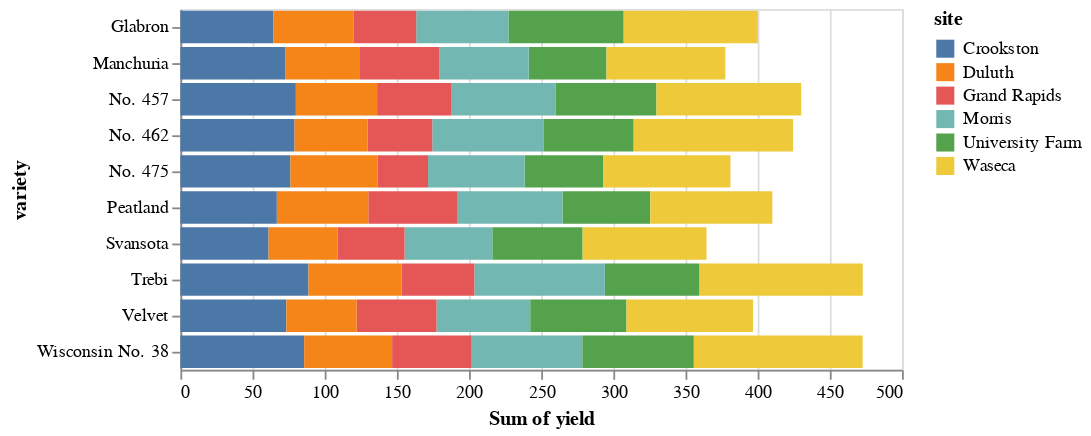

Notebook source saved alongside this figure:
### Code cell
#create a stacked bar chart from loaded barley data

alt.Chart(barley).mark_bar().encode(
    x='sum(yield)',
    y='variety',
    color='site'
)

### Figure 1 — Vega-Lite specification as saved in the notebook (floating-point values rounded to 4 significant figures)
{"config": {"view": {"continuousWidth": 400, "continuousHeight": 300}}, "data": {"name": "data-093ece8c35bb2d41094cfb6138ec810b"}, "mark": "bar", "encoding": {"color": {"field": "site", "type": "nominal"}, "x": {"aggregate": "sum", "field": "yield", "type": "quantitative"}, "y": {"field": "variety", "type": "nominal"}}, "$schema": "https://vega.github.io/schema/vega-lite/v4.17.0.json", "datasets": {"data-093ece8c35bb2d41094cfb6138ec810b": [{"yield": 27.0, "variety": "Manchuria", "year": 1931, "site": "University Farm"}, {"yield": 48.87, "variety": "Manchuria", "year": 1931, "site": "Waseca"}, {"yield": 27.43, "variety": "Manchuria", "year": 1931, "site": "Morris"}, {"yield": 39.93, "variety": "Manchuria", "year": 1931, "site": "Crookston"}, {"yield": 32.97, "variety": "Manchuria", "year": 1931, "site": "Grand Rapids"}, {"yield": 28.97, "variety": "Manchuria", "year": 1931, "site": "Duluth"}, {"yield": 43.07, "variety": "Glabron", "year": 1931, "site": "University Farm"}, {"yield": 55.2, "variety": "Glabron", "year": 1931, "site": "Waseca"}, {"yield": 28.77, "variety": "Glabron", "year": 1931, "site": "Morris"}, {"yield": 38.13, "variety": "Glabron", "year": 1931, "site": "Crookston"}, {"yield": 29.13, "variety": "Glabron", "year": 1931, "site": "Grand Rapids"}, {"yield": 29.67, "variety": "Glabron", "year": 1931, "site": "Duluth"}, {"yield": 35.13, "variety": "Svansota", "year": 1931, "site": "University Farm"}, {"yield": 47.33, "variety": "Svansota", "year": 1931, "site": "Waseca"}, {"yield": 25.77, "variety": "Svansota", "year": 1931, "site": "Morris"}, {"yield": 40.47, "variety": "Svansota", "year": 1931, "site": "Crookston"}, {"yield": 29.67, "variety": "Svansota", "year": 1931, "site": "Grand Rapids"}, {"yield": 25.7, "variety": "Svansota", "year": 1931, "site": "Duluth"}, {"yield": 39.9, "variety": "Velvet", "year": 1931, "site": "University Farm"}, {"yield": 50.23, "variety": "Velvet", "year": 1931, "site": "Waseca"}, {"yield": 26.13, "variety": "Velvet", "year": 1931, "site": "Morris"}, {"yield": 41.33, "variety": "Velvet", "year": 1931, "site": "Crookston"}, {"yield": 23.03, "variety": "Velvet", "year": 1931, "site": "Grand Rapids"}, {"yield": 26.3, "variety": "Velvet", "year": 1931, "site": "Duluth"}, {"yield": 36.57, "variety": "Trebi", "year": 1931, "site": "University Farm"}, {"yield": 63.83, "variety": "Trebi", "year": 1931, "site": "Waseca"}, {"yield": 43.77, "variety": "Trebi", "year": 1931, "site": "Morris"}, {"yield": 46.93, "variety": "Trebi", "year": 1931, "site": "Crookston"}, {"yield": 29.77, "variety": "Trebi", "year": 1931, "site": "Grand Rapids"}, {"yield": 33.93, "variety": "Trebi", "year": 1931, "site": "Duluth"}, {"yield": 43.27, "variety": "No. 457", "year": 1931, "site": "University Farm"}, {"yield": 58.1, "variety": "No. 457", "year": 1931, "site": "Waseca"}, {"yield": 28.7, "variety": "No. 457", "year": 1931, "site": "Morris"}, {"yield": 45.67, "variety": "No. 457", "year": 1931, "site": "Crookston"}, {"yield": 32.17, "variety": "No. 457", "year": 1931, "site": "Grand Rapids"}, {"yield": 33.6, "variety": "No. 457", "year": 1931, "site": "Duluth"}, {"yield": 36.6, "variety": "No. 462", "year": 1931, "site": "University Farm"}, {"yield": 65.77, "variety": "No. 462", "year": 1931, "site": "Waseca"}, {"yield": 30.37, "variety": "No. 462", "year": 1931, "site": "Morris"}, {"yield": 48.57, "variety": "No. 462", "year": 1931, "site": "Crookston"}, {"yield": 24.93, "variety": "No. 462", "year": 1931, "site": "Grand Rapids"}, {"yield": 28.1, "variety": "No. 462", "year": 1931, "site": "Duluth"}, {"yield": 32.77, "variety": "Peatland", "year": 1931, "site": "University Farm"}, {"yield": 48.57, "variety": "Peatland", "year": 1931, "site": "Waseca"}, {"yield": 29.87, "variety": "Peatland", "year": 1931, "site": "Morris"}, {"yield": 41.6, "variety": "Peatland", "year": 1931, "site": "Crookston"}, {"yield": 34.7, "variety": "Peatland", "year": 1931, "site": "Grand Rapids"}, {"yield": 32.0, "variety": "Peatland", "year": 1931, "site": "Duluth"}, {"yield": 24.67, "variety": "No. 475", "year": 1931, "site": "University Farm"}, {"yield": 46.77, "variety": "No. 475", "year": 1931, "site": "Waseca"}, {"yield": 22.6, "variety": "No. 475", "year": 1931, "site": "Morris"}, {"yield": 44.1, "variety": "No. 475", "year": 1931, "site": "Crookston"}, {"yield": 19.7, "variety": "No. 475", "year": 1931, "site": "Grand Rapids"}, {"yield": 33.07, "variety": "No. 475", "year": 1931, "site": "Duluth"}, {"yield": 39.3, "variety": "Wisconsin No. 38", "year": 1931, "site": "University Farm"}, {"yield": 58.8, "variety": "Wisconsin No. 38", "year": 1931, "site": "Waseca"}, {"yield": 29.47, "variety": "Wisconsin No. 38", "year": 1931, "site": "Morris"}, {"yield": 49.87, "variety": "Wisconsin No. 38", "year": 1931, "site": "Crookston"}, {"yield": 34.47, "variety": "Wisconsin No. 38", "year": 1931, "site": "Grand Rapids"}, {"yield": 31.6, "variety": "Wisconsin No. 38", "year": 1931, "site": "Duluth"}, {"yield": 26.9, "variety": "Manchuria", "year": 1932, "site": "University Farm"}, {"yield": 33.47, "variety": "Manchuria", "year": 1932, "site": "Waseca"}, {"yield": 34.37, "variety": "Manchuria", "year": 1932, "site": "Morris"}, {"yield": 32.97, "variety": "Manchuria", "year": 1932, "site": "Crookston"}, {"yield": 22.13, "variety": "Manchuria", "year": 1932, "site": "Grand Rapids"}, {"yield": 22.57, "variety": "Manchuria", "year": 1932, "site": "Duluth"}, {"yield": 36.8, "variety": "Glabron", "year": 1932, "site": "University Farm"}, {"yield": 37.73, "variety": "Glabron", "year": 1932, "site": "Waseca"}, {"yield": 35.13, "variety": "Glabron", "year": 1932, "site": "Morris"}, {"yield": 26.17, "variety": "Glabron", "year": 1932, "site": "Crookston"}, {"yield": 14.43, "variety": "Glabron", "year": 1932, "site": "Grand Rapids"}, {"yield": 25.87, "variety": "Glabron", "year": 1932, "site": "Duluth"}, {"yield": 27.43, "variety": "Svansota", "year": 1932, "site": "University Farm"}, {"yield": 38.5, "variety": "Svansota", "year": 1932, "site": "Waseca"}, {"yield": 35.03, "variety": "Svansota", "year": 1932, "site": "Morris"}, {"yield": 20.63, "variety": "Svansota", "year": 1932, "site": "Crookston"}, {"yield": 16.63, "variety": "Svansota", "year": 1932, "site": "Grand Rapids"}, {"yield": 22.23, "variety": "Svansota", "year": 1932, "site": "Duluth"}, {"yield": 26.8, "variety": "Velvet", "year": 1932, "site": "University Farm"}, {"yield": 37.4, "variety": "Velvet", "year": 1932, "site": "Waseca"}, {"yield": 38.83, "variety": "Velvet", "year": 1932, "site": "Morris"}, {"yield": 32.07, "variety": "Velvet", "year": 1932, "site": "Crookston"}, {"yield": 32.23, "variety": "Velvet", "year": 1932, "site": "Grand Rapids"}, {"yield": 22.47, "variety": "Velvet", "year": 1932, "site": "Duluth"}, {"yield": 29.07, "variety": "Trebi", "year": 1932, "site": "University Farm"}, {"yield": 49.23, "variety": "Trebi", "year": 1932, "site": "Waseca"}, {"yield": 46.63, "variety": "Trebi", "year": 1932, "site": "Morris"}, {"yield": 41.83, "variety": "Trebi", "year": 1932, "site": "Crookston"}, {"yield": 20.63, "variety": "Trebi", "year": 1932, "site": "Grand Rapids"}, {"yield": 30.6, "variety": "Trebi", "year": 1932, "site": "Duluth"}, {"yield": 26.43, "variety": "No. 457", "year": 1932, "site": "University Farm"}, {"yield": 42.2, "variety": "No. 457", "year": 1932, "site": "Waseca"}, {"yield": 43.53, "variety": "No. 457", "year": 1932, "site": "Morris"}, {"yield": 34.33, "variety": "No. 457", "year": 1932, "site": "Crookston"}, {"yield": 19.47, "variety": "No. 457", "year": 1932, "site": "Grand Rapids"}, {"yield": 22.7, "variety": "No. 457", "year": 1932, "site": "Duluth"}, {"yield": 25.57, "variety": "No. 462", "year": 1932, "site": "University Farm"}, {"yield": 44.7, "variety": "No. 462", "year": 1932, "site": "Waseca"}, {"yield": 47.0, "variety": "No. 462", "year": 1932, "site": "Morris"}, {"yield": 30.53, "variety": "No. 462", "year": 1932, "site": "Crookston"}, {"yield": 19.9, "variety": "No. 462", "year": 1932, "site": "Grand Rapids"}, {"yield": 22.5, "variety": "No. 462", "year": 1932, "site": "Duluth"}, {"yield": 28.07, "variety": "Peatland", "year": 1932, "site": "University Farm"}, {"yield": 36.03, "variety": "Peatland", "year": 1932, "site": "Waseca"}, {"yield": 43.2, "variety": "Peatland", "year": 1932, "site": "Morris"}, {"yield": 25.23, "variety": "Peatland", "year": 1932, "site": "Crookston"}, {"yield": 26.77, "variety": "Peatland", "year": 1932, "site": "Grand Rapids"}, {"yield": 31.37, "variety": "Peatland", "year": 1932, "site": "Duluth"}, {"yield": 30.0, "variety": "No. 475", "year": 1932, "site": "University Farm"}, {"yield": 41.27, "variety": "No. 475", "year": 1932, "site": "Waseca"}, {"yield": 44.23, "variety": "No. 475", "year": 1932, "site": "Morris"}, {"yield": 32.13, "variety": "No. 475", "year": 1932, "site": "Crookston"}, {"yield": 15.23, "variety": "No. 475", "year": 1932, "site": "Grand Rapids"}, {"yield": 27.37, "variety": "No. 475", "year": 1932, "site": "Duluth"}, {"yield": 38.0, "variety": "Wisconsin No. 38", "year": 1932, "site": "University Farm"}, {"yield": 58.17, "variety": "Wisconsin No. 38", "year": 1932, "site": "Waseca"}, {"yield": 47.17, "variety": "Wisconsin No. 38", "year": 1932, "site": "Morris"}, {"yield": 35.9, "variety": "Wisconsin No. 38", "year": 1932, "site": "Crookston"}, {"yield": 20.67, "variety": "Wisconsin No. 38", "year": 1932, "site": "Grand Rapids"}, {"yield": 29.33, "variety": "Wisconsin No. 38", "year": 1932, "site": "Duluth"}]}}
